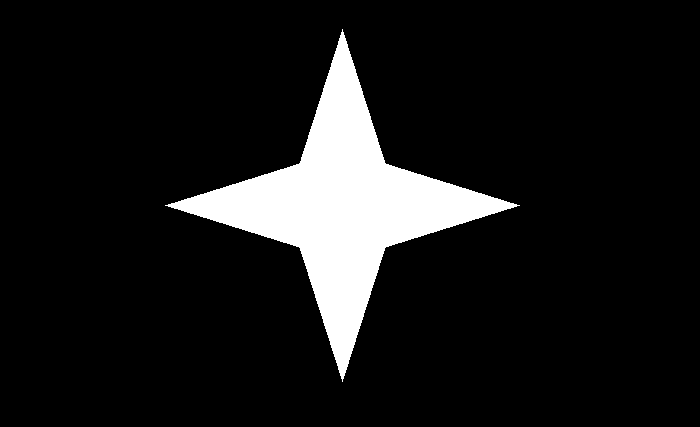
#> input picture opencv/10_distance/four-point-star.png, 700 x 427 px
$ python app01.py
#> lines starting #> are read from the running program, lines starting #| are printed output that depends on the picture; after the words box and inside, x2 and y2 are one past the last pixel; in counts of white or black regions, pixels touching at a corner belong together; long printed decimals are rounded
# import required libraries
import cv2

# load the input image
img = cv2.imread('four-point-star.png')
#> img is the input picture: shape (427, 700, 3); 10.1% white; 1 white region, box (x1, y1, x2, y2) and area: (165, 29, 520, 382) 30114

# convert the input image to grayscale
gray = cv2.cvtColor(img, cv2.COLOR_BGR2GRAY)
#> gray: shape (427, 700); 10.1% white; 1 white region

# apply thresholding to convert grayscale to binary image
ret,thresh = cv2.threshold(gray,150,255,0)

# find the contours
contours,hierarchy = cv2.findContours(thresh,
cv2.RETR_TREE,cv2.CHAIN_APPROX_SIMPLE)
#> contours = 1 contour; box (x1, y1, x2, y2) and area: (165, 29, 520, 382) 29577
print("Number of contours detected:", len(contours))
#| Number of contours detected: 1

# select the first contour
cnt = contours[0]
#> cnt = contour of 676 points, box (x1, y1, x2, y2) (165, 29, 520, 382), area 29577

# find the shortest distance from point[250,250]
dist1 = cv2.pointPolygonTest(cnt,(250,250),True)
#> dist1 = -17.72

# print the shortest distance between the point 1 and contour detected.
print('Shortest distance of Point 1 from contour:', dist1)
#| Shortest distance of Point 1 from contour: -17.720
dist2 = cv2.pointPolygonTest(cnt,(350,250),True)
#> dist2 = 31.62

# print the shortest distance between the point 2 and contour detected.
print('Shortest distance of Point 2 from contour:', dist2)
#| Shortest distance of Point 2 from contour: 31.623

# draw the point [250,250] on the image
cv2.circle(img, (250,250), 4, (0, 0, 255), -1)
#> img: shape (427, 700, 3); 0.02% of pixels changed, all inside (x1, y1, x2, y2) = (246, 246, 255, 255)
cv2.putText(img, "Point 1", (255,255),
cv2.FONT_HERSHEY_SIMPLEX, 0.6, (0, 255, 0), 2)
cv2.circle(img, (350,250), 4, (0, 0, 255), -1)
#> img: shape (427, 700, 3); mean B, G, R 25.6, 25.9, 25.7
cv2.putText(img, "Point 2", (355,255),
cv2.FONT_HERSHEY_SIMPLEX, 0.6, (0, 255, 0), 2)

# draw contour on the input image
cv2.drawContours(img, [cnt], -1, (0,255,255), 3)
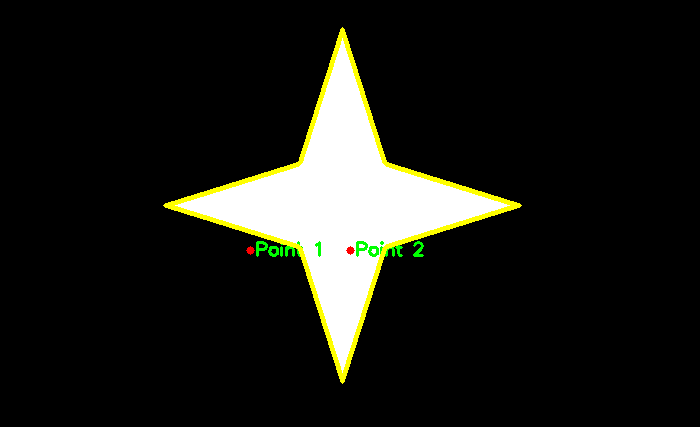
#> img: shape (427, 700, 3); mean B, G, R 22.7, 27.9, 27.3

# display the image with drawn extreme points
while True:
   cv2.imshow("Extreme Points", img)
   if cv2.waitKey(1) & 0xFF == 27:
#> (key Esc is pressed here)
      break
cv2.destroyAllWindows()

$ run again, with opencv/10_distance/approx.png copied over opencv/10_distance/four-point-star.png
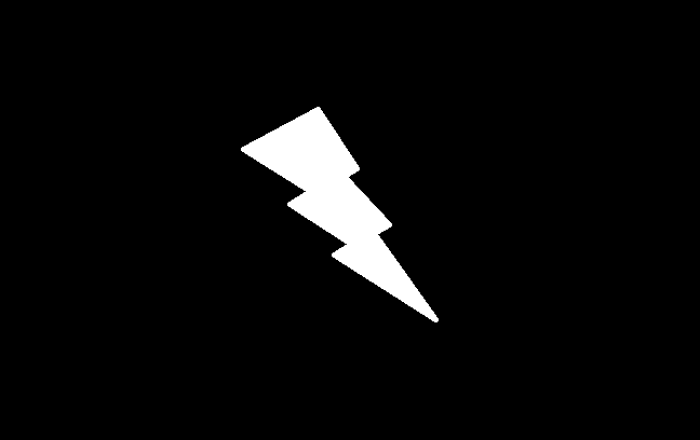
#> input picture opencv/10_distance/approx.png, 700 x 440 px
#> img is the input picture: shape (440, 700, 3); min 0, max 255, mean 10.3
#> thresh: shape (440, 700); 4% white; 1 white region
#> contours = 1 contour; box (x1, y1, x2, y2) and area: (241, 107, 438, 322) 12035
#| Number of contours detected: 1
#> cnt = contour of 375 points, box (x1, y1, x2, y2) (241, 107, 438, 322), area 12035
#> dist1 = -58.26
#| Shortest distance of Point 1 from contour: -58.258
#> dist2 = 6.4
#| Shortest distance of Point 2 from contour: 6.403
#> `cv2.drawContours(img, [cnt], -1, (0,255,255), 3)`:
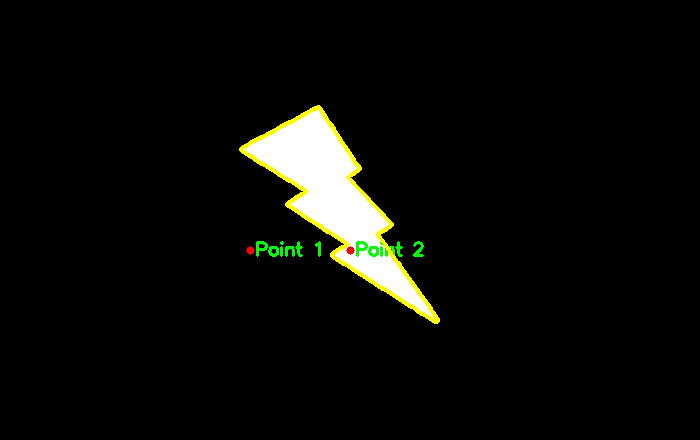
#> img: shape (440, 700, 3); mean B, G, R 8.6, 11.6, 11

$ run again, with opencv/10_distance/convexhull.png copied over opencv/10_distance/four-point-star.png
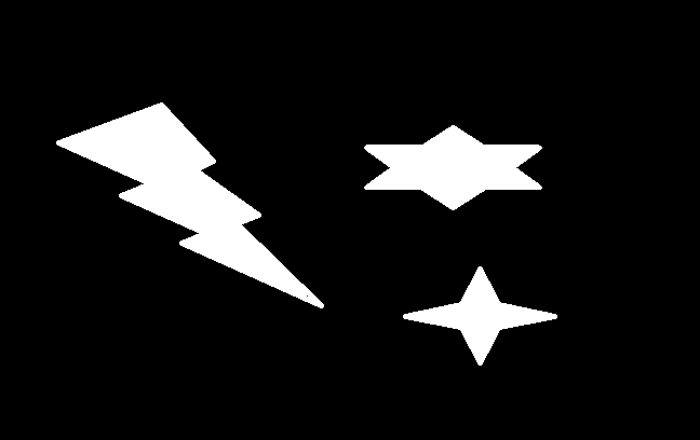
#> input picture opencv/10_distance/convexhull.png, 700 x 440 px
#> img is the input picture: shape (440, 700, 3); min 0, max 255, mean 23.9
#> `ret,thresh = cv2.threshold(gray,150,255,0)`:
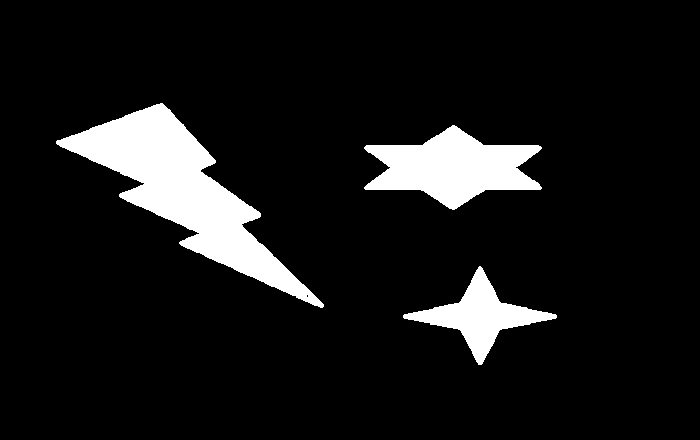
#> thresh: shape (440, 700); 9.3% white; 3 white regions
#> contours = 4 contours, 1 with area under 20; largest, box (x1, y1, x2, y2) and area: (56, 103, 324, 308) 15495, (364, 125, 542, 210) 8110, (403, 266, 557, 365) 4274
#| Number of contours detected: 4
#> cnt = contour of 216 points, box (x1, y1, x2, y2) (403, 266, 557, 365), area 4274
#> dist1 = -166.2
#| Shortest distance of Point 1 from contour: -166.235
#> dist2 = -83.74
#| Shortest distance of Point 2 from contour: -83.738
#> `cv2.drawContours(img, [cnt], -1, (0,255,255), 3)`:
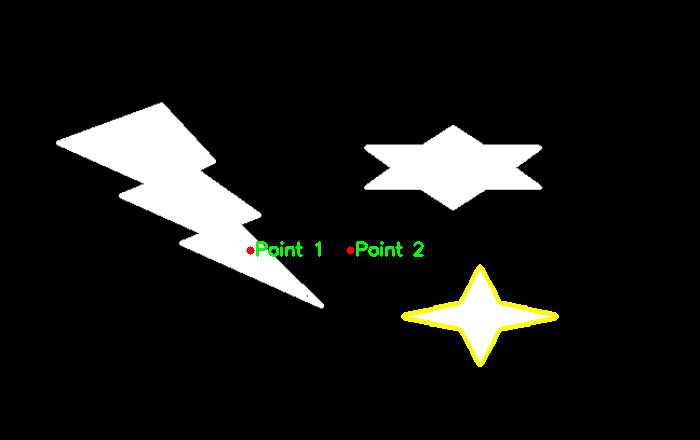
#> img: shape (440, 700, 3); mean B, G, R 22.8, 25.1, 24.4
